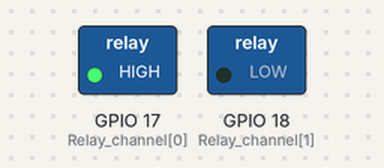
Recording of a program running on a simulated Raspberry Pi (BCM pin numbers). On the bench: switched loads named in the program (green lamp = pin HIGH). Dashed ring = blinking. What the program prints to the terminal is not drawn.

Above: at 0.2 s.
Timing chart, 0 to 4.6 s (numbered marks = the images above):
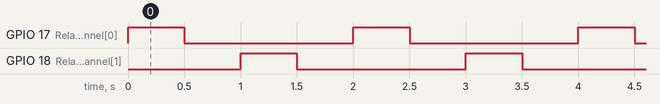

The program:

2_channel_relay_test.py
```python
#!/usr/bin/env python

import RPi.GPIO as GPIO
from time import sleep

Relay_channel = [17, 18]

def setup():
	GPIO.setmode(GPIO.BCM)
	GPIO.setup(Relay_channel, GPIO.OUT, initial=GPIO.LOW)

def main():
	while True:
		for i in range(0, len(Relay_channel)):
			print '...Relay channel %d on' % (i+1)
			GPIO.output(Relay_channel[i], GPIO.HIGH)
			sleep(0.5)
			print '...Relay channel %d off' % (i+1)
			GPIO.output(Relay_channel[i], GPIO.LOW)
			sleep(0.5)

def destroy():
	GPIO.output(Relay_channel, GPIO.LOW)
	GPIO.cleanup()

if __name__ == '__main__':
	setup()
	try:
		main()
	except KeyboardInterrupt:
		destroy()
```

Measured:
- by itself, GPIO 17 (Relay_channel[0]), GPIO 18 (Relay_channel[1]): alternates HIGH for 0.50 s and LOW for 1.5 s
- by itself, everything shown: repeats every 2.0 s, in 4 steps
